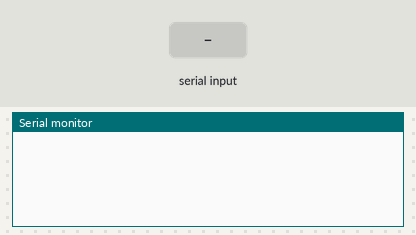
This sketch was run on a simulated SparkFun Pro Micro, built with avr-gcc and run on an emulated ATmega32U4. Parts: the last lines printed to the serial monitor. Inputs (shaded band) come from the test bench. USB keyboard and mouse output is not drawn.

Above: at 2.0 s.
2.1 s: "PING\n" received over Serial
At 2.6 s:
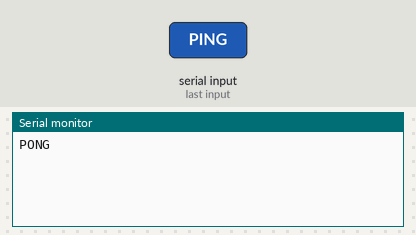
3.6 s: "RUN\n" received over Serial
At 5.7 s:
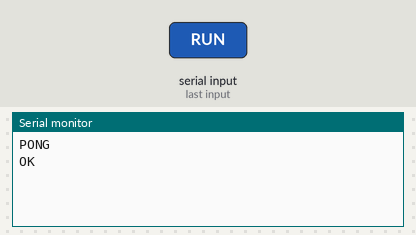

Measured:
- after the input at 2.1 s, the serial monitor: prints a new line at once (image 1)
- after the input at 3.6 s, the serial monitor: prints a new line after 1.2 s (image 2)

The sketch:

leonardo_hid.ino
```cpp
// DaFeiYu HOI4 HID bridge for Arduino Leonardo / Micro / Pro Micro
// Board must support native USB HID (ATmega32u4).
#include <Keyboard.h>

void openConsole() {
  Keyboard.press(KEY_LEFT_SHIFT);
  Keyboard.press('`');
  delay(80);
  Keyboard.releaseAll();
  delay(350);
}

void typeCommand() {
  Keyboard.print("run dfy_orders.txt");
  delay(120);
  Keyboard.press(KEY_RETURN);
  delay(80);
  Keyboard.releaseAll();
  delay(450);
}

void closeConsole() {
  Keyboard.press('`');
  delay(80);
  Keyboard.releaseAll();
}

void setup() {
  Serial.begin(115200);
  Keyboard.begin();
  delay(800);
}

void loop() {
  if (Serial.available()) {
    String cmd = Serial.readStringUntil('\n');
    cmd.trim();
    cmd.toUpperCase();
    if (cmd == "PING") {
      Serial.println("PONG");
    } else if (cmd == "RUN") {
      openConsole();
      typeCommand();
      closeConsole();
      Serial.println("OK");
    }
  }
}
```
